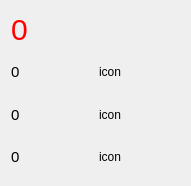
<?xml version="1.0" encoding="UTF-8"?>
<ui version="4.0">
 <class>DapUiWidgetChainBalance</class>
 <widget class="QWidget" name="DapUiWidgetChainBalance">
  <property name="geometry">
   <rect>
    <x>0</x>
    <y>0</y>
    <width>191</width>
    <height>186</height>
   </rect>
  </property>
  <property name="windowTitle">
   <string>Form</string>
  </property>
  <layout class="QVBoxLayout" name="verticalLayout">
   <item>
    <widget class="QLabel" name="a_balance">
     <property name="styleSheet">
      <string notr="true">QLabel{
	font-size:30px;
	color: red;
}</string>
     </property>
     <property name="text">
      <string>0</string>
     </property>
    </widget>
   </item>
   <item>
    <layout class="QHBoxLayout" name="horizontalLayout">
     <item>
      <widget class="QLabel" name="a_simpl">
       <property name="styleSheet">
        <string notr="true">QLabel{
	font-size:15px;

}</string>
       </property>
       <property name="text">
        <string>0</string>
       </property>
      </widget>
     </item>
     <item>
      <widget class="QLabel" name="tockIcon">
       <property name="text">
        <string>icon</string>
       </property>
      </widget>
     </item>
    </layout>
   </item>
   <item>
    <layout class="QHBoxLayout" name="horizontalLayout_2">
     <item>
      <widget class="QLabel" name="a_gold">
       <property name="styleSheet">
        <string notr="true">QLabel{
	font-size:15px;

}</string>
       </property>
       <property name="text">
        <string>0</string>
       </property>
      </widget>
     </item>
     <item>
      <widget class="QLabel" name="tockIcon_2">
       <property name="text">
        <string>icon</string>
       </property>
      </widget>
     </item>
    </layout>
   </item>
   <item>
    <layout class="QHBoxLayout" name="horizontalLayout_3">
     <item>
      <widget class="QLabel" name="a_another">
       <property name="styleSheet">
        <string notr="true">QLabel{
	font-size:15px;

}</string>
       </property>
       <property name="text">
        <string>0</string>
       </property>
      </widget>
     </item>
     <item>
      <widget class="QLabel" name="tockIcon_3">
       <property name="text">
        <string>icon</string>
       </property>
      </widget>
     </item>
    </layout>
   </item>
  </layout>
 </widget>
 <resources/>
 <connections/>
</ui>
